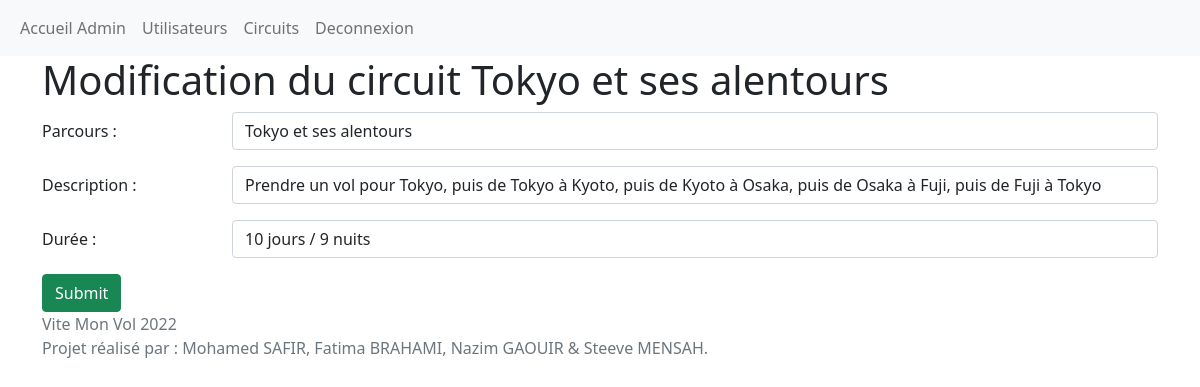
Page /php_projet/view/userEdit.php?id=1 (signed in) on the committed database.
### tables this page shows
CREATE TABLE `circuit` (
  `id` int(11) NOT NULL,
  `parcours` varchar(255) NOT NULL,
  `description` varchar(255) NOT NULL,
  `Durée` varchar(255) NOT NULL
);

### php_projet/controller/BDD.php (called while the page is built, shortened)
<?php
class DBAccess{
    public static function Affichercircuitt($mysqli, $id){
        $sql = "SELECT * FROM circuit WHERE id = $id";
        return $mysqli->query($sql);
    }
}
?>

### php_projet/view/userEdit.php (the view)
<?php
    require_once('../controller/BDD.php');
    require_once('entetAdmin.php');
    $user = $_GET['id'];
     $infoUser= new DBAccess();
     $database=$infoUser->dbConnection();
     $result = $infoUser->Affichercircuitt($database,$user);
    foreach($result as $dataUtilisateur){
?>
<div class="container">
    <h1>Modification du circuit <?php echo $dataUtilisateur['parcours']; ?></h1>
    <form method="POST" action="../controller/userModifie.php?id=<?php echo $user; ?>">
        <div class="mb-3 row">
            <label for="parcours" class="col-sm-2 col-form-label">Parcours : </label>
            <div class="col-sm-10">
                <input type="text" class="form-control" id="parcours" name="parcours" value="<?php echo $dataUtilisateur['parcours']; ?>" required>
            </div>
        </div>
        <div class="mb-3 row">
            <label for="description" class="col-sm-2 col-form-label">Description : </label>
            <div class="col-sm-10">
                <input type="text" class="form-control" id="description" name="description" value="<?php echo $dataUtilisateur['description']; ?>" required>
            </div>
        </div>
        <div class="mb-3 row">
            <label for="Durée" class="col-sm-2 col-form-label">Durée :  </label>
            <div class="col-sm-10">
                <input type="text" class="form-control" id="Durée" name="Durée" value="<?php echo $dataUtilisateur['Durée']; ?>" required>
            </div>
        </div>
        <button type="submit" class="btn btn-success validation">Submit</button>
    </form>
    <?php
    }
?>
<?php require_once("footer.php") ?>

### rows in the picture
circuit: parcours "Tokyo et ses alentours", description "Prendre un vol pour Tokyo, puis de Tokyo à Kyoto, puis de Kyoto à Osaka, puis de Osaka à Fuji, puis de Fuji à Tokyo", Durée "10 jours / 9 nuits"
